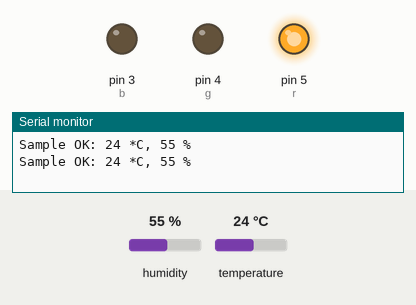
Recording of a sketch running on a simulated Arduino Nano, built with avr-gcc and run on an emulated ATmega328P. On the bench: output pins drawn as LEDs (lit = HIGH), the last lines printed to the serial monitor. The test bench sets the inputs (shaded band); at power-on: temperature 24 °C, humidity 55 %.

Above: at 1.8 s.
1.9 s: temperature set to 20 °C
At 3.2 s:
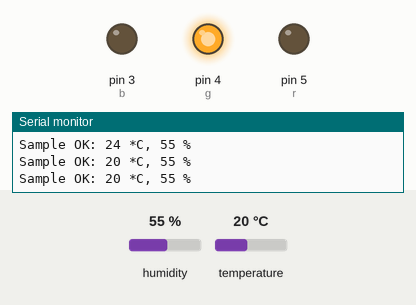
3.5 s: temperature set to 17 °C
At 5.2 s:
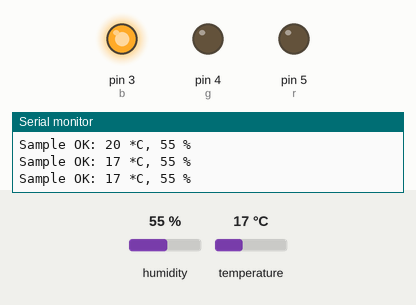
5.6 s: temperature set to 19 °C
At 7.3 s:
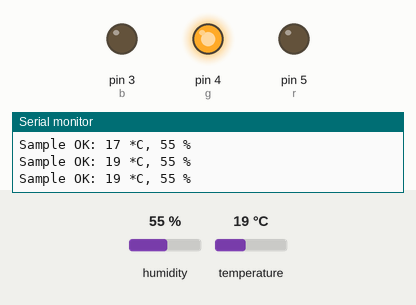
7.6 s: temperature set to 12 °C
At 9.3 s:
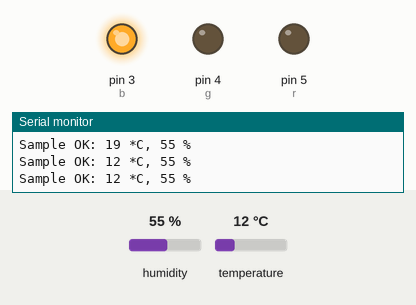
Timing chart, 0 to 10.7 s (numbered marks = the images above; inputs shaded):
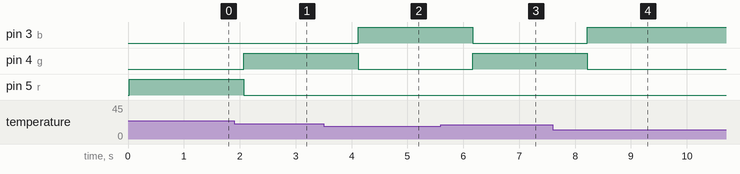

Measured:
- the behaviour switches between 22 and 21 °C on temperature (found by bisection; images 0 and 1)
- the behaviour switches between 19 and 18 °C on temperature (found by bisection; images 1 and 2)
- after the input at 1.9 s, pin 4 (g): LOW → HIGH after 0.17 s; pin 5 (r): HIGH → LOW after 0.17 s
- after the input at 3.5 s, pin 3 (b): LOW → HIGH after 0.62 s; pin 4 (g): HIGH → LOW after 0.62 s
- after the input at 5.6 s, pin 3 (b): HIGH → LOW after 0.57 s; pin 4 (g): LOW → HIGH after 0.57 s
- after the input at 7.6 s, pin 3 (b): LOW → HIGH after 0.61 s; pin 4 (g): HIGH → LOW after 0.61 s

The sketch:

code.ino
```cpp
#include <SimpleDHT.h>
//Arduino Nano

const int pinDHT11 = 2;
SimpleDHT11 dht11;

const int r=5;//red LED pin
const int g=4;//green LED pin
const int b=3;//blue LED pin

const int tmin=19;//minimum temperature
const int tmax=21;//maximum temperature
const int reading_time=1000;//how often the measurements are made(1s=1000ms)

void setup() {
  Serial.begin(9600);
  pinMode(r, OUTPUT);
  pinMode(g, OUTPUT);
  pinMode(b, OUTPUT);
}
void loop() {
  byte temperature = 0;
  byte humidity = 0;
  byte data[40] = {0};
  if (dht11.read(pinDHT11, &temperature, &humidity, data)) {
    Serial.print("Read DHT11 failed");
    return;
  }

  Serial.print("Sample OK: ");
  Serial.print((int)temperature); Serial.print(" *C, ");
  Serial.print((int)humidity); Serial.println(" %");
  if(temperature < tmin){
    digitalWrite(r,LOW);
    digitalWrite(g,LOW);
    digitalWrite(b,HIGH);
  }
  else if(temperature > tmax){
    digitalWrite(r,HIGH);
    digitalWrite(g,LOW);
    digitalWrite(b,LOW);
  }
  else{
    digitalWrite(r,LOW);
    digitalWrite(g,HIGH);
    digitalWrite(b,LOW);
  }

  delay(reading_time);
}
```
